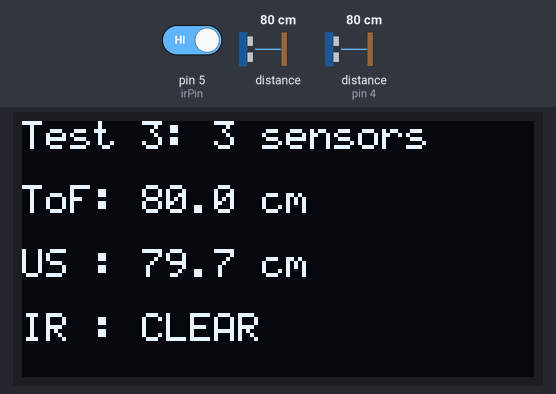
Bench run of a sketch on a simulated Arduino Uno, built with avr-gcc and run on an emulated ATmega328P. Parts: 128×64 one-colour display. Wiring (inferred from the names in the program): ultrasonic range finder: trigger pin 3; echo pin 4. The test bench sets the inputs (shaded band); at power-on: distance to the obstacle 80 cm, pin 5 (irPin) HIGH, distance to the obstacle (sensor on pin 4) 80 cm. The echo pulse lasts 58.3 µs per cm; what the sketch prints to the serial monitor is not drawn.

Above: at 1.2 s.
1.3 s: distance to the obstacle (sensor 0) set to 250 cm
At 2.2 s:
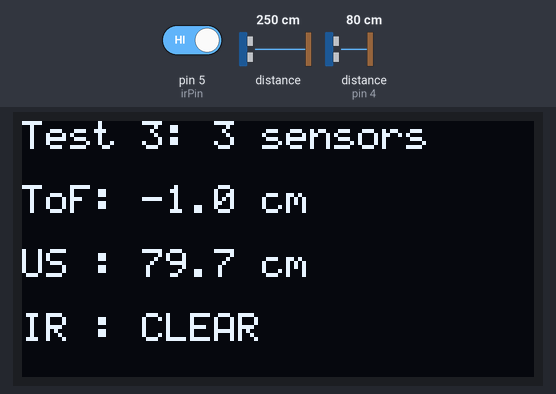
2.8 s: pin 5 (irPin) driven LOW
At 4.1 s:
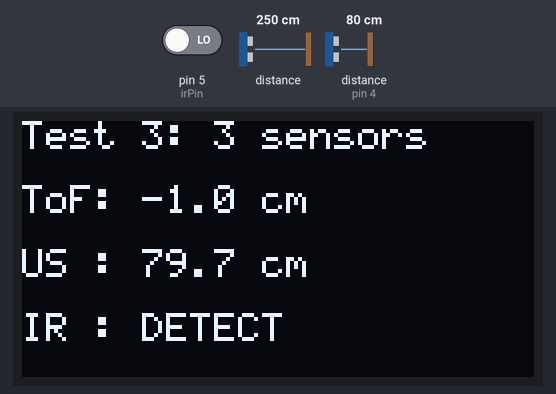
4.4 s: distance to the obstacle (sensor on pin 4) set to 2 cm
At 5.8 s:
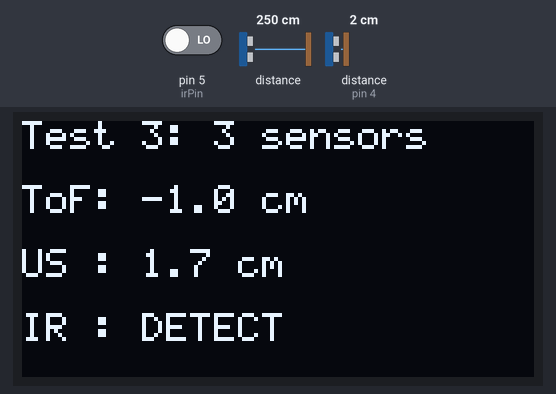
6.2 s: distance to the obstacle (sensor on pin 4) set to 299 cm
At 6.95 s:
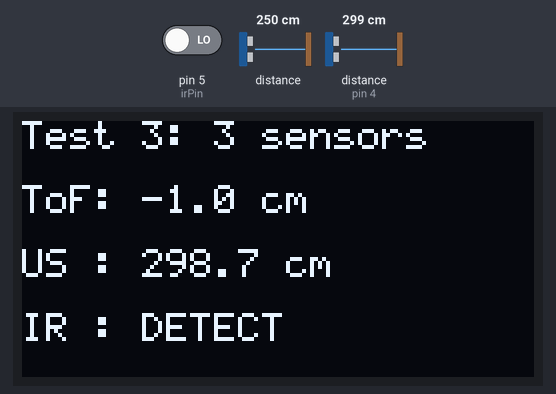
7.8 s: distance to the obstacle (sensor 0) set to 2 cm
At 8.3 s:
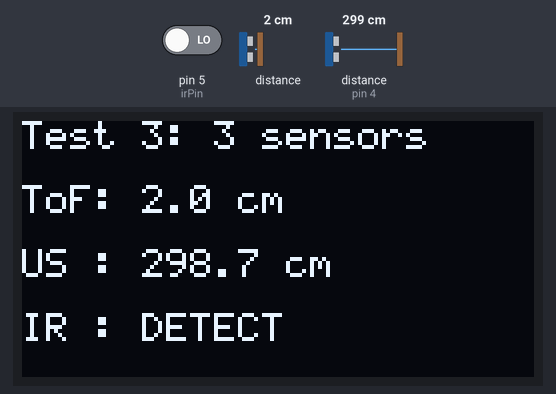
9.4 s: pin 5 (irPin) driven HIGH
At 10.5 s:
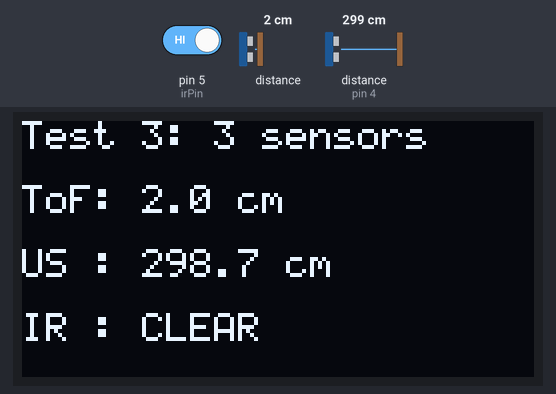
Timing chart, 0 to 12.3 s (numbered marks = the images above; inputs shaded):
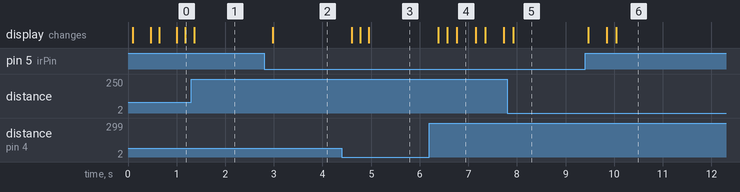

The sketch:

Testing_Ultrasonic_ToF_IR_Sensors.ino
```cpp
// Include Libraries
#include "Wire.h"
#include "Adafruit_VL53L0X.h"
#include "SSD1306Ascii.h"
#include "SSD1306AsciiWire.h"

// Object initialization
SSD1306AsciiWire display;   // OLED (I2C addr 0x3C, shares A4/A5 with the ToF)
Adafruit_VL53L0X ToF;       // Time of Flight sensor (I2C addr 0x29)

// Global variables and pin definitions
// Define the pins for the HC-SR04 sensor
const int trigPin2 = 3; // Pin that triggers the ultrasonic pulse
const int echoPin2 = 4; // Pin that receives the echo signal

// Define the pin for the IR obstacle module (digital output, active-LOW)
const int irPin = 5;

// Variables to store the pulse duration and calculated distances
long duration2;         // ultrasonic echo time in microseconds
float distance2;        // ultrasonic distance in cm
float distanceToF;      // time of flight distance in cm
bool irDetected;        // IR module: true = object detected


void setup() {
	// Initialize serial communication - allows printing to the console for debugging.
	// 115200 baud: set the Serial Monitor and CoolTerm to match.
	Serial.begin(115200);
  Wire.begin(); // initialize Wire library (default 100 kHz - this OLED panel

  // Setup function: runs once at startup
  // Configure the trigger pin as an OUTPUT and the echo pin as an INPUT
  pinMode(trigPin2, OUTPUT); // Set trigger pin as output
  pinMode(echoPin2, INPUT);  // Set echo pin as input

  // IR pin uses the internal pullup so a loose wire reads as "clear"
  // instead of a false permanent detect
  pinMode(irPin, INPUT_PULLUP);

  // OLED Setup (SSD1306Ascii: no framebuffer, prints go straight to the screen)

  display.begin(&Adafruit128x64, 0x3C);
  display.setFont(System5x7);
  display.clear();
  display.println(F("Test 3: 3 sensors"));

  // ToF Setup

  if(!ToF.begin())
  {
    Serial.println(F("VL53L0X failed"));
    display.println(F("ToF FAIL"));
    while (true);
  }

  // CSV heading with commas for Excel import - printed ONCE here in setup,
  // not in loop, so the captured file has a single header row
  Serial.println(F("time_ms,tof_cm,ultrasonic_cm,ir_detected"));
}


void loop() {
  // Main loop: continuously measures distance with all three sensors

  // ---------------- Ultrasonic measurement ----------------

  // Ensure the trigger pin is LOW to start
  digitalWrite(trigPin2, LOW);
  delayMicroseconds(2); // Short delay to allow sensor stabilization

  // Trigger the sensor by sending a HIGH pulse for 10 microseconds
  digitalWrite(trigPin2, HIGH);
  delayMicroseconds(10); // Pulse duration
  digitalWrite(trigPin2, LOW);

  // Read the duration of the echo pulse (in microseconds)
  // 30 ms timeout so a missed echo does not freeze the loop for a second
  duration2 = pulseIn(echoPin2, HIGH, 30000UL);

  // Calculate the distance (cm) using the speed of sound (0.0343 cm/us)
  // Dividing by 2 accounts for the round-trip distance
  if (duration2 > 0) {
    distance2 = (duration2 * 0.0343) / 2;
  } else {
    distance2 = -1; // -1 means no echo / out of range
  }

  // ---------------- Time of Flight measurement ----------------

  VL53L0X_RangingMeasurementData_t measure;
  ToF.rangingTest(&measure, false);  // false = no debug printout

  if (measure.RangeStatus != 4) {            // 4 means out of range
    distanceToF = measure.RangeMilliMeter / 10.0; // convert mm to cm
  } else {
    distanceToF = -1;
  }

  // ---------------- IR measurement ----------------

  // Module is active-LOW: output goes LOW when an object is detected,
  // so invert the reading to get a friendly true = detected
  irDetected = !digitalRead(irPin);

  // ---------------- Output to the Serial Monitor (CSV) ----------------

  Serial.print(millis());
  Serial.print(',');
  Serial.print(distanceToF, 1);
  Serial.print(',');
  Serial.print(distance2, 1);
  Serial.print(',');
  Serial.println(irDetected ? 1 : 0);

  // ---------------- Display on OLED ----------------

  // No clearDisplay()/display() pair with this library: move the cursor to
  // each row and overwrite it; clearToEOL() wipes leftover characters

  display.setCursor(0, 2); // row units are 8-pixel text rows
  display.print(F("ToF: "));
  display.print(distanceToF, 1);
  display.print(F(" cm"));
  display.clearToEOL();

  display.setCursor(0, 4);
  display.print(F("US : "));
  display.print(distance2, 1);
  display.print(F(" cm"));
  display.clearToEOL();

  display.setCursor(0, 6);
  display.print(F("IR : "));
  if (irDetected) {
    display.print(F("DETECT"));
  } else {
    display.print(F("CLEAR"));
  }
  display.clearToEOL();

  // Short delay before the next measurement (~10 samples per second)
  delay(100);
}
```

Measured:
- after the input at 1.3 s, the display: changes after 0.06 s (image 1)
- after the input at 2.8 s, the display: changes after 0.18 s (image 2)
- after the input at 4.4 s, the display: changes after 0.20 s (image 3)
- after the input at 6.2 s, the display: changes after 0.18 s (image 4)
- after the input at 7.8 s, the display: changes after 0.12 s (image 5)
- after the input at 9.4 s, the display: changes after 0.07 s (image 6)
